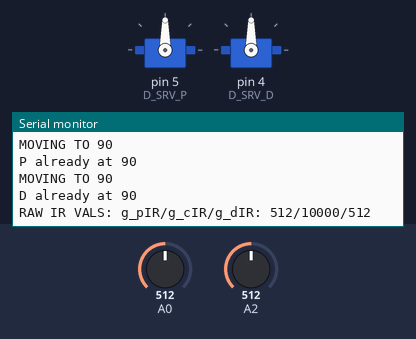
Bench run of a sketch on a simulated Arduino Uno, built with avr-gcc and run on an emulated ATmega328P. On the bench: 2 × servo, the last lines printed to the serial monitor. The test bench sets the inputs (shaded band); at power-on: A0 = 512, A2 = 512.

Above: at 7.7 s.
7.8 s: A0 set to 503
At 8.6 s:
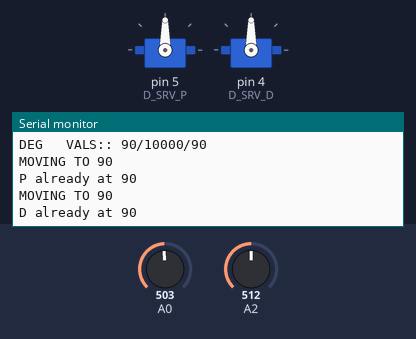
11.4 s: A2 set to 306
At 13.0 s:
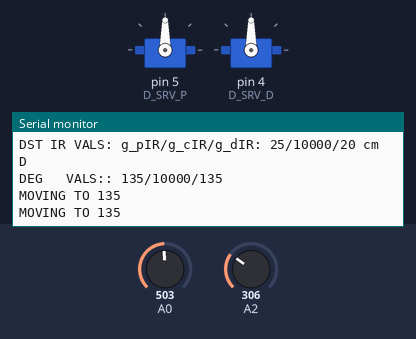
Timing chart, 0 to 14.5 s (numbered marks = the images above; inputs shaded):
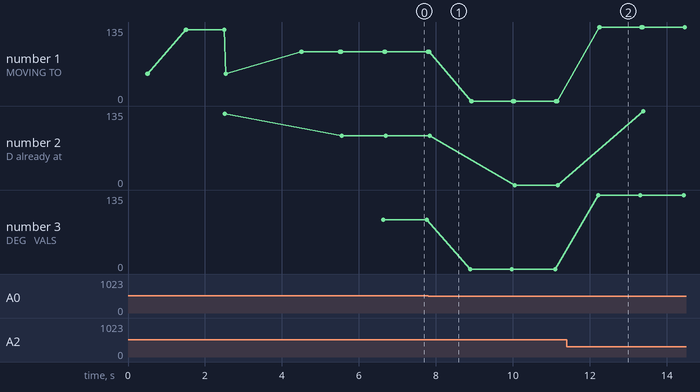

The sketch:

eyesWithTwoIR.ino
```cpp
#include "Servo.h"

// Read three IR inputs (passenger, center, driver side) and set
// position of two servos (passenger, driver side) accordingly
// also respond to passenger/driver side interrupts to move servo by 45 degrees (for use by
// remote control)
//
int   g_pIR,    g_dIR,     g_cIR   ; // ir values
Servo g_pServo, g_dServo           ; // servos
int   g_pCurPos, g_dCurPos          ; // servo currentPositions
//int   g_pNext,  g_dNext              ; // next positions
int g_next;
int   IR_RAW [11] = {90, 100,110,118,147,188,230,302,360,505,510} ; //main/primary IR raw reading values
int   IR_DIST[11] = {90,  80, 70, 60, 50, 40, 30, 25, 20, 15, 10} ; //IR distance in cm corresponding to raw IR read vals
int   NUM_IR_VALS=11;
int   MAX_IR_IDX=NUM_IR_VALS-1;

int   D_SRV_P = 5;                  // passenger side servo pin
int   D_SRV_D = 4;                  // driver side servo pin

int   MAX_P   = 50;//130; //120;//180; //0;
int   MAX_D   = 130;//50;//180;

int   P_MOVEMENT = 10;            // servos are installed backwards so
int   D_MOVEMENT = 10;            // bleah, degrees go backwards

void moveServo(Servo s, int pin, int d)
{
  Serial.print("MOVING TO ");Serial.println(d);
  if( pin == D_SRV_P )
  {
    if(g_pCurPos == d)
    {
        Serial.print("P already at ");Serial.println(d);
        return;
    }
    g_pCurPos = d;
  }
  else
  {
    if(g_dCurPos == d)
    {
        Serial.print("D already at ");Serial.println(d);
        return;
    }
    g_dCurPos = d;

  }
  if( d ==0 )
  {
      d=10;
  }
  s.write(d);
}
void setup()
{
     Serial.begin(9600);

     // set up servo pins
     g_pServo.attach(D_SRV_P);
     g_dServo.attach(D_SRV_D);
     delay(500);

     moveToPSide();
     moveToDSide();
     crossEye();
     // move servos to 90 degrees
     moveServo(g_dServo, D_SRV_P,90);
     moveServo(g_pServo, D_SRV_D,90);
     g_pCurPos = 90;
     g_dCurPos = 90;
     delay(1000);
     Serial.println("done setup");
}


unsigned long loopCount = 0;
void loop()
{
     loopCount++;
     // otherwise, use IR's to use move logic..
     read_IRs();
     logic();

     moveServo(g_pServo,D_SRV_P,g_next);
     moveServo(g_dServo,D_SRV_D,g_next);
     delay(1000);

}

void moveToDSide()
{
  // do alt for 3 second
            moveServo(g_pServo,D_SRV_P,MAX_D);
            g_pCurPos =  (MAX_D);
             moveServo(g_dServo,D_SRV_D,MAX_D);
            g_dCurPos = (MAX_D);
            delay(1000);
}
void moveToPSide()
{
   // do alt for 3 second
            moveServo(g_pServo,D_SRV_P,MAX_P);
            g_pCurPos =  (MAX_P);
             moveServo(g_dServo,D_SRV_D,MAX_P);
            g_dCurPos = (MAX_P);
            delay(1000);
}
void crossEye()
{
   // do cross eye for 3 second
            moveServo(g_pServo,D_SRV_D,MAX_D);
            g_pCurPos =  (MAX_D);
             moveServo(g_dServo,D_SRV_P,MAX_P);
            g_pCurPos = (MAX_P);
            delay(2000);

            // then back to center
            moveServo(g_pServo,D_SRV_P,90);
            g_pCurPos = 90;
             moveServo(g_dServo,D_SRV_D,90);
            g_dCurPos = (90);
            delay(1000);
}
//
// Based on IR distances, determine which IR sensor has the closest thing in front of it
// or if two IR's have the same values
//

void logic()
{
     int pnxt=0;
     int cnxt=0;
     int dnxt=0; //,cnxt,dnxt;
     // out("logic g_pIR, g_cIR, g_dIR: " + g_pIR  + "," + g_cIR + "," + g_dIR);
     if (g_pIR < g_dIR)
     {

              pnxt=1;
              Serial.println("P");

              g_next = 0;
     }
         else if (g_pIR == g_dIR)
         {
              pnxt=1;
              dnxt=1;
              Serial.println("P and D???");

              g_next = 90;
         }
         else
         {
              dnxt=1;
              Serial.println("D");

              g_next=135;
         }

     Serial.print("DEG   VALS:: ");
          Serial.print(g_next);
          Serial.print("/");
          Serial.print(10000);
          Serial.print("/");
          Serial.println(g_next);

}

void read_IRs()
{
     // read raw values from IR devices
     g_pIR = analogRead(2);
     g_cIR = 10000;//analogRead(1);
     g_dIR = analogRead(0);
     // note: the larger the raw value, the closer an object is to the sensor
      Serial.print("RAW IR VALS: g_pIR/g_cIR/g_dIR: ");
          Serial.print(g_pIR);
          Serial.print("/");
          Serial.print(10000);
          Serial.print("/");
          Serial.println(g_dIR);
     //if(true) return;
     // convert raw IR values into approx distance in centimeters
     int foundP;
     int foundC;
     int foundD;
     //Serial.print("Comparing Passenger val of ");
     //Serial.print(g_pIR);
     //Serial.print(" to ");
     for( int i = 0; i < NUM_IR_VALS; i++ )
     {
      //Serial.print(i);
      //Serial.print(" ");
      //Serial.print(g_pIR);
      //Serial.print(" ");
      //Serial.print(IR_RAW[i]);
      //Serial.print(" ");
      //Serial.print (IR_RAW[i+1]);
      //Serial.print( " " );
          if (g_pIR <= IR_RAW[0])
          {
               //Serial.print("P < min P, so using min P of ");
               //Serial.println(IR_DIST[0]);
               g_pIR = IR_DIST[0];
               break;
          }
          else if (g_pIR >= IR_RAW[MAX_IR_IDX])
          {
               g_pIR = IR_DIST[MAX_IR_IDX];
               //Serial.print("P > max P so using max P of ");
               //Serial.println(IR_DIST[MAX_IR_IDX]);
               break;
          }

          else if (g_pIR >= IR_RAW[i] && g_pIR < IR_RAW[i+1])
          {
               g_pIR = IR_DIST[i];
               //Serial.print("P between so using P of ");
               //Serial.println(IR_DIST[i]);
               break;
          }
          //else //Serial.println("no match, compare again");
     }

     /*
     Serial.print("Converting Center val of");
     Serial.print(g_cIR);
     Serial.print("...");

     for( int i = 0; i < NUM_IR_VALS; i++ )
     {
      Serial.print(i);
      Serial.print(" ");
      Serial.print(g_cIR);
      Serial.print(" ");
      Serial.print(IR_RAW[i]);
      Serial.print(" ");
      Serial.print (IR_RAW[i+1]);
      Serial.print( " " );
          if (g_cIR <= IR_RAW[0])
          {
               Serial.println("min c");
               g_cIR = IR_DIST[0];
               break;
          }
          else if (g_cIR >= IR_RAW[MAX_IR_IDX])
          {
               g_cIR = IR_DIST[MAX_IR_IDX];
               Serial.println("max c");
               break;
          }

          else if (g_cIR >= IR_RAW[i] && g_cIR < IR_RAW[i+1])
          {
               g_cIR = IR_DIST[i];
               Serial.println("med c");
               break;
          }
          else Serial.println("no match");
     }
     */
     //Serial.print("Converting Driver val of ");
     //Serial.print(g_dIR);
     //Serial.print("...");
     for( int i = 0; i < NUM_IR_VALS; i++ )
     {
      /*Serial.print(i);
      Serial.print(" ");
      Serial.print(g_dIR);
      Serial.print(" ");
      Serial.print(IR_RAW[i]);
      Serial.print(" ");
      Serial.print (IR_RAW[i+1]);
      Serial.print( " " );*/
          if (g_dIR <= IR_RAW[0])
          {
               //Serial.println("min d");
               g_dIR = IR_DIST[0];
               break;
          }
          else if (g_dIR >= IR_RAW[MAX_IR_IDX])
          {
               g_dIR = IR_DIST[MAX_IR_IDX];
               //Serial.println("max d");
               break;
          }

          else if (g_dIR >= IR_RAW[i] && g_dIR < IR_RAW[i+1])
          {
               g_dIR = IR_DIST[i];
               //Serial.println("med d");
               break;
          }
          //else Serial.println("no match");
     }
     Serial.print("DST IR VALS: g_pIR/g_cIR/g_dIR: ");
          Serial.print(g_pIR);
          Serial.print("/");
          Serial.print(10000);
          Serial.print("/");
          Serial.print (g_dIR);
          Serial.println(" cm");
}
```

Measured:
- the behaviour switches between 510 and 509 on A0 (found by bisection; images 0 and 1)
- after the input at 11.4 s, the serial monitor: prints a new line after 0.71 s (image 2)
- plotted number 1: 90 → 0 after the input at 7.8 s, 0 → 135 after the input at 11.4 s
- plotted number 2: 90 → 0 after the input at 7.8 s, 0 → 135 after the input at 11.4 s
- plotted number 3: 90 → 0 after the input at 7.8 s, 0 → 135 after the input at 11.4 s
